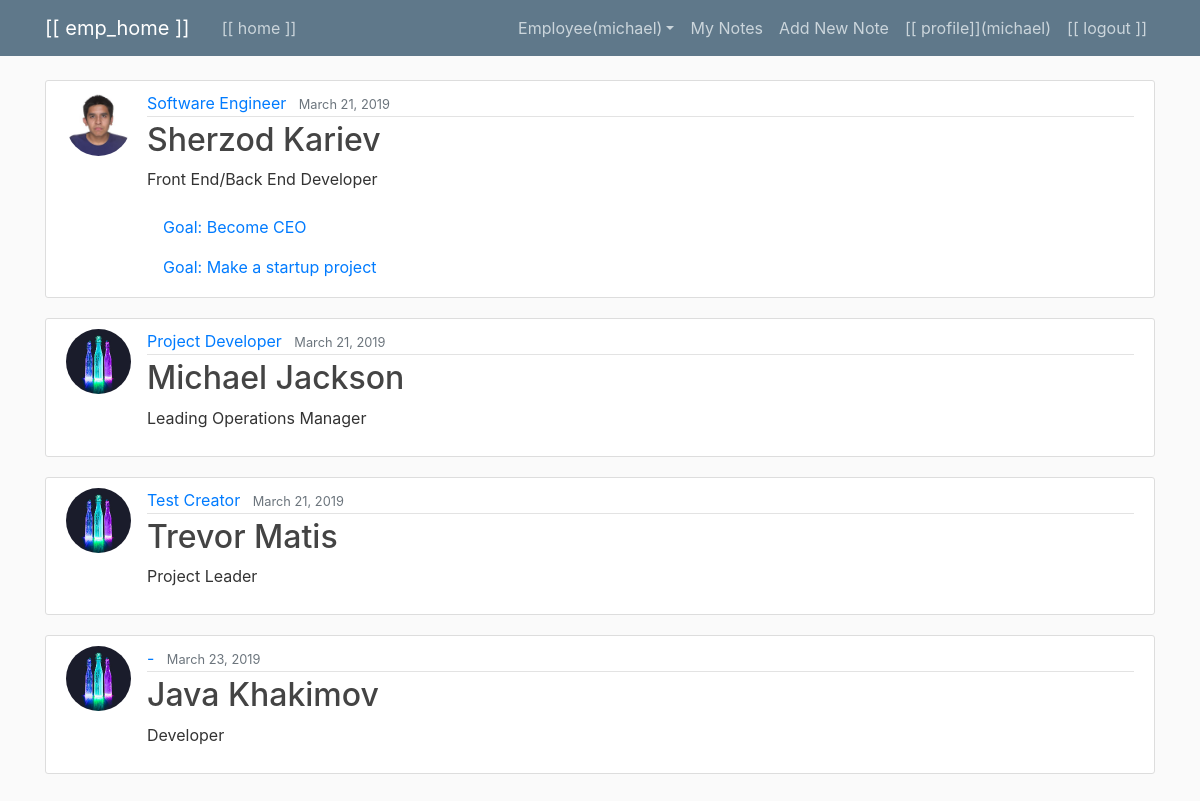
/ (signed in), run on the app's committed database.
### employee/models.py (models this page shows)
class EmployeeProfile(models.Model):
    profession = models.CharField(max_length = 100, default='-')
    date_posted = models.DateTimeField(default = timezone.now)
    worker = models.ForeignKey(User, on_delete = models.CASCADE)
    EmployeeID = models.IntegerField(default=0)
    First_Name = models.CharField(max_length=200, verbose_name='First Name', default='-')
    Middle_Name = models.CharField(max_length=200, verbose_name='Middle Name',default='-')
    Last_Name = models.CharField(max_length=200, verbose_name='Last Name', default='-')
    Prefix = models.CharField(max_length=200, verbose_name='Prefix', default='-')
    Nickname = models.CharField(max_length=200, verbose_name='Nickname', default='-')
    Gender = models.CharField(max_length=1, verbose_name='Gender', choices=GENDER, default=GENDER[0][0])
    Birth_date = models.DateField(default=timezone.now)
    Passport_Surname = models.CharField(max_length=200, verbose_name='Passport Surname', default='-')
    Passport_Given_Name = models.CharField(max_length=200, verbose_name='Passport Given Name', default='-')
    Job_Title = models.CharField(max_length=200, verbose_name='Job Title', default='-')
    Business_Phone = models.CharField(max_length=12, verbose_name='Business Phone', default='-')
    Location = models.CharField(max_length=200, verbose_name='Location', default='-')
    Hire_Date = models.DateField(default=timezone.now)
    Record_Status = models.IntegerField(choices=RECORD_TYPE, verbose_name='Record Status', default=RECORD_TYPE[0][0])

class EmployeeGoals(models.Model):
    worker = models.ForeignKey(User, on_delete = models.CASCADE, default=1)
    GoalsName = models.CharField(max_length=200, verbose_name='GoalsName', default='-')
    Metrics = models.CharField(max_length=100, verbose_name='GoalsName', default='-')
    Percent = models.FloatField(max_length=100, verbose_name='Percent', default=0.0)
    Weight = models.FloatField(max_length=100, verbose_name='Weight', default=0.0)
    StartDate= models.DateField(default=timezone.now)
    Status= models.IntegerField(verbose_name='Status', default=0)
    Actual = models.CharField(max_length=100, verbose_name='Actual', default='-')
    Target = models.TextField(default='-')

### users/models.py (models this page shows, shortened)
class Profile(models.Model):
    user = models.OneToOneField(User, on_delete=models.CASCADE)
    image = models.ImageField(default='default.jpeg', upload_to='profile_pics')

### employee/views.py (the view)
# urls.py: path('', EmployeeProfileListView.as_view(), name = 'home'),
class EmployeeProfileListView(ListView):
    models = [EmployeeProfile, EmployeeGoals]
    template_name = 'employee/home.html'
    queryset = EmployeeProfile.objects.all()
    def get_context_data(self, **kwargs):
        context = super().get_context_data(**kwargs)
        context['employee_info'] = EmployeeProfile.objects.all()
        context['employee_goals'] = EmployeeGoals.objects.all()
        return context

### employee/templates/employee/home.html
{% extends "employee/base.html" %}
{% block content %}
  <div  class="wrapper">
    {% for employee in employee_info %}
      <article class="media content-section">
        <img class="rounded-circle article-img" src="{{ employee.worker.profile.image.url }}">
        <div class="media-body">
          <div class="article-metadata">
            <a class="mr-2" href="{% url 'object' employee.worker.id %}">{{ employee.profession }}</a>
            <small class="text-muted">{{ employee.date_posted|date:"F d, Y" }}</small>
          </div>
          <h2><a class="article-title" href="{% url 'object' employee.worker.id %}">{{ employee.First_Name }} {{ employee.Last_Name }}</a></h2>
          <p class="article-content">{{ employee.Job_Title }} </p>
          {% for goal in employee_goals %}
            {% if goal.worker == employee.worker %}
              <a class="nav-item nav-link" href="{% url 'goals' goal.id %}">Goal: {{ goal.GoalsName }}</a>
            {% endif %}
          {% endfor %}
        </div>
      </article>
  {% endfor %}
  </div>
{% endblock content %}

### employee/templates/employee/base.html (shortened to what this page needs)
{% load static %}
<!DOCTYPE html>
<html>
<head>
    <link rel="stylesheet" href="https://maxcdn.bootstrapcdn.com/bootstrap/4.0.0/css/bootstrap.min.css">
    <link rel="stylesheet" type="text/css" href="{% static 'employee/main.css' %}">
</head>
<body>
    <header class="site-header">
      <nav class="navbar navbar-expand-md navbar-dark bg-steel fixed-top">
        <div class="container">
          <a class="navbar-brand mr-4" href="{% url 'home' %}">[[ emp_home ]]</a>
          <div class="collapse navbar-collapse" id="navbarToggle">
            <div class="navbar-nav mr-auto">
              <a class="nav-item nav-link" href="{% url 'home' %}">[[ home ]]</a>
            </div>
            <div class="navbar-nav">
              {% if user.is_authenticated %}
              <div class="dropdown">
                <a class="nav-link dropdown-toggle" href="http://example.com" id="dropdown01" data-toggle="dropdown" aria-haspopup="true" aria-expanded="false">Employee({{ user.username }})</a>
                </div>
                <a class="nav-item nav-link" href="{% url 'note-detail' user.id %}">My Notes</a>
                <a class="nav-item nav-link" href="{% url 'create-view' %}">Add New Note</a>
                <a class="nav-item nav-link" href="{% url 'profile' %}">[[ profile]]({{ user.username }}) </a>
                <a class="nav-item nav-link" href="{% url 'logout' %}">[[ logout ]] </a>
              {% else %}
                <a class="nav-item nav-link" href="{% url 'login' %}">[[ login ]] </a>
                <a class="nav-item nav-link" href="{% url 'register' %}">[[ register ]]</a>
              {% endif %}
            </div>
          </div>
        </div>
      </nav>
    </header>
    <main role="main" class="container">
        {% block content %}{% endblock %}
    </main>
</body>
</html>

### employee/static/employee/main.css (style rules this page uses)
body { background: #fafafa; color: #333333; margin-top: 5rem; padding-bottom: 80px; }
h1, h2, h3, h4, h5, h6 { color: #444444; }
.bg-steel { background-color: #5f788a; }
.site-header .navbar-nav .nav-link { color: #cbd5db; }
.content-section { background: #ffffff; padding: 10px 20px; border: 1px solid #dddddd; border-radius: 3px; margin-bottom: 20px; }
.article-title { color: #444444; }
.article-content { white-space: pre-line; }
.article-img { height: 65px; width: 65px; margin-right: 16px; }
.article-metadata { padding-bottom: 1px; margin-bottom: 4px; border-bottom: 1px solid #e3e3e3 }

### data on the page
EmployeeProfile: worker.profile.image (picture), profession "Software Engineer", date_posted "March 21, 2019", First_Name "Sherzod", Last_Name "Kariev", Job_Title "Front End/Back End Developer"
EmployeeGoals: GoalsName "Become CEO"
EmployeeGoals: GoalsName "Make a startup project"
EmployeeProfile: worker.profile.image (placeholder picture), profession "Project Developer", date_posted "March 21, 2019", First_Name "Michael", Last_Name "Jackson", Job_Title "Leading Operations Manager"
EmployeeProfile: worker.profile.image (placeholder picture), profession "Test Creator", date_posted "March 21, 2019", First_Name "Trevor", Last_Name "Matis", Job_Title "Project Leader"
EmployeeProfile: worker.profile.image (placeholder picture), profession "-", date_posted "March 23, 2019", First_Name "Java", Last_Name "Khakimov", Job_Title "Developer"

### other printed values
{{ user.username }} "michael"
